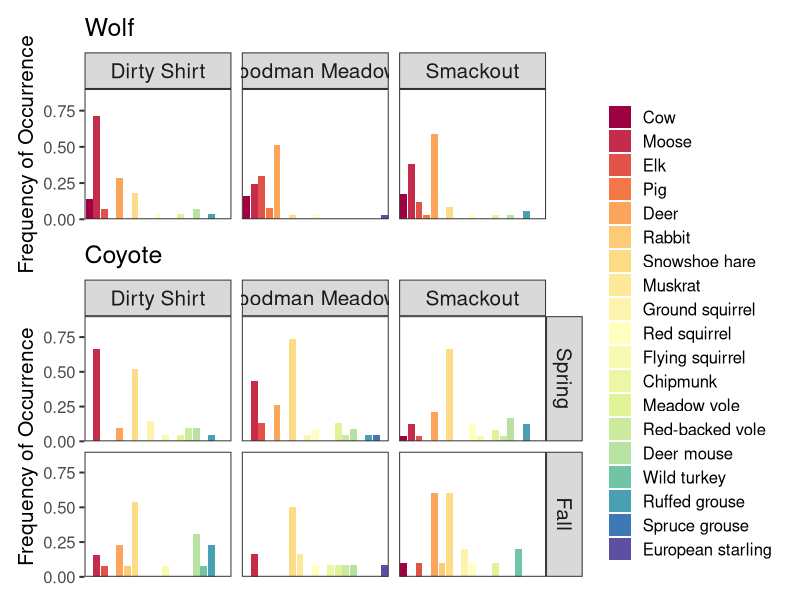

Write the R code that produced this figure.
########################################
###   PERMANOVA and SIMPER analyses  ###
### Yue Shi,University of Washington ###  
########################################

library(tidyverse)
library(RColorBrewer)
library(patchwork)
library(vegan)
library(lubridate)

rm(list=ls())

###Load data
#meta
meta <- read.csv("./data/meta_N202.csv", header=T)
meta$Year <- as.numeric(format(as.Date(meta$Date, format="%m/%d/%Y"), "%Y")) + 2000
meta$Year_Season <- paste0(meta$Year, meta$Season)
table(meta$Year_Season, meta$Pack, meta$Predator.species.confirmed)

#presence data
presence.all <- read.csv("./data/canid.diet.presence.long.csv", header=T)

presence.all.meta.prey <- 
  left_join(presence.all,meta,by=c("sampleID"="SampleID")) %>% 
  filter(taxonomy!="Wolf or Coyote")

prey.order=c("Cow", "Moose", "Elk", "Pig", "Deer", 
             "Rabbit", "Snowshoe hare", "Muskrat", "Ground squirrel","Red squirrel", 
             "Flying squirrel", "Chipmunk", "Meadow vole", "Red-backed vole", "Deer mouse",
             "Wild turkey","Ruffed grouse", "Spruce grouse", "European starling")

### Prepare for the ecological analyses

#Check samples have no prey information, but only predator information. These samples need to be removed for the following analyses
presence.all.meta.prey.spread <- 
  presence.all.meta.prey %>% 
  group_by(sampleID) %>% 
  mutate(presenceSum=sum(presence)) %>% 
  filter(presenceSum>0) %>% 
  spread(taxonomy,presence) 

prey.names <- unique(presence.all.meta.prey$taxonomy)

prey.mat <- 
  presence.all.meta.prey.spread %>% 
  ungroup() %>% 
  select(prey.names) %>% 
  as.matrix

presence.all.meta.prey.spread.wolf <- 
  presence.all.meta.prey.spread %>% 
  ungroup() %>% 
  filter(Predator.species.confirmed=="Wolf") #94 samples

presence.all.meta.prey.spread.coyote <- 
  presence.all.meta.prey.spread %>% 
  ungroup() %>% 
  filter(Predator.species.confirmed=="Coyote")  #98 samples

### Diet ~ species + pack + season

prey.dist=vegdist(prey.mat,method="jaccard", binary=TRUE) #jaccardd is more suitable for presence/absence data
set.seed(29)
#test them together, by="margin" or by "terms"
adonis2(prey.dist ~ Predator.species.confirmed + Pack + Season, by="margin",
        data=presence.all.meta.prey.spread,
        permutations = 999, method="jaccard")

adonis2(prey.dist ~ Predator.species.confirmed + Pack + Season , by="terms",
        data=presence.all.meta.prey.spread,
        permutations = 999, method="jaccard")

#interspecific dietary difference is the primary source of variation, followed by pack and season. 

#SIMPER test to see which prey taxa contribute the most to the difference
rownames(prey.mat)=presence.all.meta.prey.spread$sampleID
prey.meta=as.data.frame(presence.all.meta.prey.spread[,1:9])

(sim.sp <- with(prey.meta, simper(prey.mat, Predator.species.confirmed, permutation=999)))
sim.sp$Coyote_Wolf$overall
summary(sim.sp, ordered=TRUE)


#### Spatialtemporal dietary difference in wolf

prey.wolf.mat <- 
  presence.all.meta.prey.spread.wolf %>% 
  select(prey.names) %>% 
  as.matrix
prey.wolf.dist <- vegdist(prey.wolf.mat,method="jaccard", binary=TRUE) #jaccardd is more suitable for presence/absence data

set.seed(29)
adonis2(prey.wolf.dist~Pack*Season, data=presence.all.meta.prey.spread.wolf, 
        permutations = 999, method="jaccard")

rownames(prey.wolf.mat)=presence.all.meta.prey.spread.wolf$sampleID
prey.wolf.meta=as.data.frame(presence.all.meta.prey.spread.wolf[,1:9])


(sim.wolf.pack <- with(prey.wolf.meta, simper(prey.wolf.mat, Pack, permutation=999)))
sim.wolf.pack$`Goodman Meadows_Smackout`$overall
sim.wolf.pack$`Goodman Meadows_Dirty Shirt`$overall
sim.wolf.pack$`Smackout_Dirty Shirt`$overall
sim.wolf.pack
summary(sim.wolf.pack, ordered=TRUE)


#### Spatialtemporal dietary difference in coyote
prey.coyote.mat <- 
  presence.all.meta.prey.spread.coyote %>% 
  select(prey.names) %>% 
  as.matrix
prey.coyote.dist=vegdist(prey.coyote.mat,method="jaccard", binary=TRUE) #jaccard is more suitable for presence/absence data

adonis2(prey.coyote.dist~Pack*Season, data=presence.all.meta.prey.spread.coyote, 
        permutations = 999, method="jaccard")

rownames(prey.coyote.mat)=presence.all.meta.prey.spread.coyote$sampleID
prey.coyote.meta=as.data.frame(presence.all.meta.prey.spread.coyote[,1:9])


#subset into packs;
prey.coyote.gm.meta <- prey.coyote.meta %>% 
  filter(Pack=="Goodman Meadows")
prey.coyote.ds.meta <- prey.coyote.meta %>% 
  filter(Pack=="Dirty Shirt")
prey.coyote.sm.meta <- prey.coyote.meta %>% 
  filter(Pack=="Smackout")

prey.coyote.gm.mat <- prey.coyote.mat[rownames(prey.coyote.mat) %in% prey.coyote.gm.meta$sampleID, ]
prey.coyote.ds.mat <- prey.coyote.mat[rownames(prey.coyote.mat) %in% prey.coyote.ds.meta$sampleID, ]
prey.coyote.sm.mat <- prey.coyote.mat[rownames(prey.coyote.mat) %in% prey.coyote.sm.meta$sampleID, ]

(sim.coyote.gm.season <- with(prey.coyote.gm.meta, simper(prey.coyote.gm.mat, Season, permutation=999)))
sim.coyote.gm.season$Spring_Fall$overall
summary(sim.coyote.gm.season, ordered=TRUE)

(sim.coyote.ds.season <- with(prey.coyote.ds.meta, simper(prey.coyote.ds.mat, Season, permutation=999)))
sim.coyote.ds.season$Spring_Fall$overall
summary(sim.coyote.ds.season, ordered=TRUE)

(sim.coyote.sm.season <- with(prey.coyote.sm.meta, simper(prey.coyote.sm.mat, Season, permutation=999)))
sim.coyote.sm.season$Spring_Fall$overall
summary(sim.coyote.sm.season, ordered=TRUE)

#subset into seasons;
prey.coyote.sp.meta <- prey.coyote.meta %>% 
  filter(Season=="Spring")
prey.coyote.fa.meta <- prey.coyote.meta %>% 
  filter(Season=="Fall")

prey.coyote.sp.mat <- prey.coyote.mat[rownames(prey.coyote.mat) %in% prey.coyote.sp.meta$sampleID, ]
prey.coyote.fa.mat <- prey.coyote.mat[rownames(prey.coyote.mat) %in% prey.coyote.fa.meta$sampleID, ]

(sim.coyote.sp.pack <- with(prey.coyote.sp.meta, simper(prey.coyote.sp.mat, Pack, permutation=999)))
sim.coyote.sp.pack$`Smackout_Goodman Meadows`$overall
sim.coyote.sp.pack$`Goodman Meadows_Dirty Shirt`$overall
sim.coyote.sp.pack$`Smackout_Dirty Shirt`$overall
summary(sim.coyote.sp.pack, ordered=TRUE)


(sim.coyote.fa.pack <- with(prey.coyote.fa.meta, simper(prey.coyote.fa.mat, Pack, permutation=999)))
sim.coyote.fa.pack$`Goodman Meadows_Smackout`$overall
sim.coyote.fa.pack$`Goodman Meadows_Dirty Shirt`$overall
sim.coyote.fa.pack$`Smackout_Dirty Shirt`$overall
summary(sim.coyote.fa.pack, ordered=TRUE)


### Figure 4
## prepare 19 distinct colors
val=colorRampPalette(brewer.pal(11,"Spectral"))(29)
val.red=val[seq(1,9,2)]
val.yellow=val[seq(11,20,1)]
val.blue=val[seq(23,29,2)]
val.select=c(val.red,val.yellow,val.blue)

# WOLF data, only do packs
wolf.pack <- 
  presence.all.meta.prey %>% 
  filter(Predator.species.confirmed=="Wolf") %>% 
  group_by(Pack, taxonomy) %>% 
  summarise(presence=sum(presence))

wolf.pack.count <- meta %>% 
  filter(Predator.species.confirmed=="Wolf") %>% 
  group_by(Pack) %>% 
  mutate(n=n()) %>% 
  select(Pack,n) %>% 
  unique()

wolf <- left_join(wolf.pack, wolf.pack.count, by="Pack") %>% 
  mutate(freq=presence/n)

wolf$taxonomy=as.factor(wolf$taxonomy)
wolf$taxonomy=factor(wolf$taxonomy,levels=prey.order)

p.wolf.pack <- wolf %>% 
  ggplot(aes(x=taxonomy, y=freq, fill=taxonomy))+
  geom_bar(stat="identity")+
  scale_y_continuous(expand = c(0, 0), limits=c(0, 0.9))+
  scale_fill_manual(values=val.select)+
  facet_grid(cols=vars(Pack)) +
  guides(fill = guide_legend(ncol=1)) +
  theme_bw(base_size=15) +
  theme(axis.text.x = element_blank(),
        axis.ticks.x = element_blank(),
        axis.title.x = element_blank(),
        legend.title = element_blank(),
        panel.grid = element_blank(),
        strip.text = element_text(size = 15))+
  ylab("Frequency of Occurrence")+
  ggtitle("Wolf")

# COYOTE data
coyote <- 
  presence.all.meta.prey %>% 
  filter(Predator.species.confirmed=="Coyote") %>% 
  group_by(Pack, Season, taxonomy) %>% 
  summarise(presence=sum(presence))

count.coyote <- meta %>% 
  filter(Predator.species.confirmed=="Coyote") %>% 
  group_by(Pack, Season) %>% 
  mutate(n=n()) %>% 
  select(Pack, Season, n) %>% 
  unique()

coyote <- left_join(coyote, count.coyote, by=c("Pack", "Season")) %>% 
  mutate(freq=presence/n)

coyote$taxonomy=as.factor(coyote$taxonomy)
coyote$taxonomy=factor(coyote$taxonomy,levels=prey.order)
coyote$Season=as.factor(coyote$Season)
coyote$Season=factor(coyote$Season, levels=c("Spring","Fall"))

p.coyote.both <- coyote %>% 
  ggplot(aes(x=taxonomy, y=freq, fill=taxonomy))+
  geom_bar(stat="identity")+
  scale_y_continuous(expand = c(0, 0), limits=c(0, 0.9))+
  scale_fill_manual(values=val.select)+
  facet_grid(cols=vars(Pack), rows=vars(Season)) +
  guides(fill = guide_legend(ncol=1)) +
  theme_bw(base_size=15) +
  theme(axis.text.x  = element_blank(),
        axis.ticks.x = element_blank(),
        axis.title.x = element_blank(),
        legend.title = element_blank(),
        panel.grid = element_blank(),
        strip.text = element_text(size = 15))+
  ylab("Frequency of Occurrence")+
  ggtitle("Coyote")

#pdf("./figures/Fig4_spatialTemp_wolf_coyote.pdf", width = 12, height=8)
p.wolf.pack / p.coyote.both + 
  plot_layout(heights = c(1,2))+
  plot_layout(guides="collect") & theme(legend.position = "right")
#dev.off()

#Summary
wolf %>% 
  select(-presence, -n) %>% 
  spread(Pack, freq) %>% 
  arrange(taxonomy) 

coyote %>% 
  select(-presence, -n) %>% 
  filter(Pack=="Dirty Shirt") %>% 
  spread(Season, freq) %>% 
  arrange(taxonomy)

coyote %>% 
  select(-presence, -n) %>% 
  filter(Season=="Spring") %>% 
  spread(Pack, freq) %>% 
  arrange(taxonomy)


